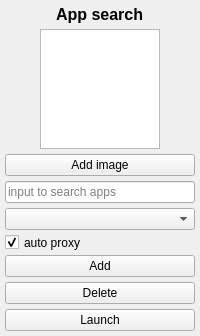
             <widget class="QFrame" name="frame_app">
              <property name="minimumSize">
               <size>
                <width>180</width>
                <height>0</height>
               </size>
              </property>
              <property name="frameShape">
               <enum>QFrame::NoFrame</enum>
              </property>
              <property name="type" stdset="0">
               <string>nav_frame</string>
              </property>
              <layout class="QVBoxLayout" name="verticalLayout_5">
               <property name="spacing">
                <number>5</number>
               </property>
               <property name="leftMargin">
                <number>5</number>
               </property>
               <property name="topMargin">
                <number>5</number>
               </property>
               <property name="rightMargin">
                <number>5</number>
               </property>
               <property name="bottomMargin">
                <number>5</number>
               </property>
               <item alignment="Qt::AlignHCenter">
                <widget class="QLabel" name="label_app">
                 <property name="maximumSize">
                  <size>
                   <width>16777215</width>
                   <height>20</height>
                  </size>
                 </property>
                 <property name="text">
                  <string>&lt;html&gt;&lt;head/&gt;&lt;body&gt;&lt;p&gt;&lt;span style=&quot; font-size:12pt; font-weight:600;&quot;&gt;App search&lt;/span&gt;&lt;/p&gt;&lt;/body&gt;&lt;/html&gt;</string>
                 </property>
                 <property name="buddy">
                  <cstring>lineEdit_app</cstring>
                 </property>
                 <property name="type" stdset="0">
                  <string>header</string>
                 </property>
                </widget>
               </item>
               <item alignment="Qt::AlignHCenter">
                <widget class="QGraphicsView" name="graphicsView_app">
                 <property name="minimumSize">
                  <size>
                   <width>120</width>
                   <height>120</height>
                  </size>
                 </property>
                 <property name="maximumSize">
                  <size>
                   <width>120</width>
                   <height>120</height>
                  </size>
                 </property>
                 <property name="lineWidth">
                  <number>1</number>
                 </property>
                </widget>
               </item>
               <item>
                <widget class="QPushButton" name="pushButton_app_addimage">
                 <property name="text">
                  <string>Add image</string>
                 </property>
                 <property name="icon">
                  <iconset resource="../../assets/asset.qrc">
                   <normaloff>:/svgs/svgs/add-to-svgrepo-com.svg</normaloff>:/svgs/svgs/add-to-svgrepo-com.svg</iconset>
                 </property>
                 <property name="type" stdset="0">
                  <string>nav_btn</string>
                 </property>
                </widget>
               </item>
               <item>
                <widget class="QLineEdit" name="lineEdit_app">
                 <property name="placeholderText">
                  <string>input to search apps</string>
                 </property>
                </widget>
               </item>
               <item>
                <widget class="QComboBox" name="comboBox_app">
                 <property name="maximumSize">
                  <size>
                   <width>200</width>
                   <height>16777215</height>
                  </size>
                 </property>
                 <property name="placeholderText">
                  <string>None</string>
                 </property>
                </widget>
               </item>
               <item>
                <widget class="QCheckBox" name="checkBox_app_auto">
                 <property name="maximumSize">
                  <size>
                   <width>16777215</width>
                   <height>15</height>
                  </size>
                 </property>
                 <property name="text">
                  <string>auto proxy</string>
                 </property>
                 <property name="icon">
                  <iconset resource="../../assets/asset.qrc">
                   <normaloff>:/svgs/svgs/nginx-svgrepo-com.svg</normaloff>:/svgs/svgs/nginx-svgrepo-com.svg</iconset>
                 </property>
                 <property name="checked">
                  <bool>true</bool>
                 </property>
                </widget>
               </item>
               <item>
                <widget class="QPushButton" name="pushButton_app_add">
                 <property name="text">
                  <string>Add</string>
                 </property>
                 <property name="icon">
                  <iconset resource="../../assets/asset.qrc">
                   <normaloff>:/svgs/svgs/plus-add-svgrepo-com.svg</normaloff>:/svgs/svgs/plus-add-svgrepo-com.svg</iconset>
                 </property>
                 <property name="type" stdset="0">
                  <string>nav_btn</string>
                 </property>
                </widget>
               </item>
               <item>
                <widget class="QPushButton" name="pushButton_app_delete">
                 <property name="text">
                  <string>Delete</string>
                 </property>
                 <property name="icon">
                  <iconset resource="../../assets/asset.qrc">
                   <normaloff>:/svgs/svgs/delete-clear-svgrepo-com.svg</normaloff>:/svgs/svgs/delete-clear-svgrepo-com.svg</iconset>
                 </property>
                 <property name="type" stdset="0">
                  <string>nav_btn</string>
                 </property>
                </widget>
               </item>
               <item>
                <widget class="QPushButton" name="pushButton_app_launch">
                 <property name="text">
                  <string>Launch</string>
                 </property>
                 <property name="icon">
                  <iconset resource="../../assets/asset.qrc">
                   <normaloff>:/svgs/svgs/launch-rocket-svgrepo-com.svg</normaloff>:/svgs/svgs/launch-rocket-svgrepo-com.svg</iconset>
                 </property>
                 <property name="type" stdset="0">
                  <string>nav_btn</string>
                 </property>
                </widget>
               </item>
              </layout>
             </widget>
